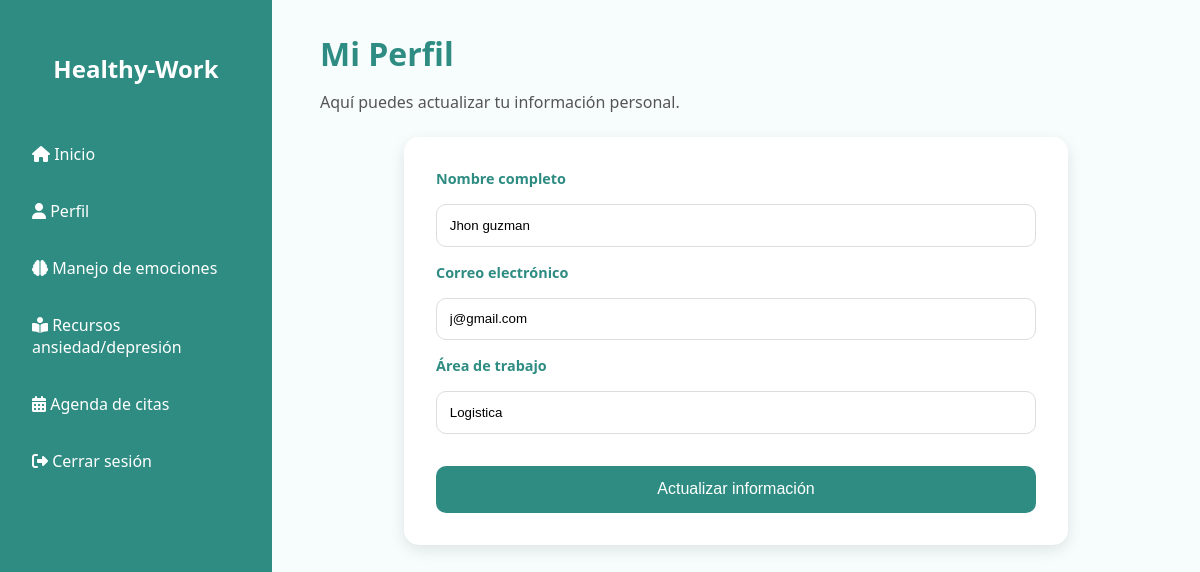
The app's page /perfil (signed in) with its own data.
### tables this page shows
CREATE TABLE usuarios (
    id INTEGER PRIMARY KEY AUTOINCREMENT,
    nombre TEXT NOT NULL,
    email TEXT UNIQUE NOT NULL,
    password TEXT NOT NULL,
    area TEXT
);

### app.py (the view, shortened to what this page needs)
@app.route("/perfil", methods=["GET", "POST"])
def perfil():
    if "user_id" not in session:
        return redirect(url_for("login"))
    conn = get_db()
    user = conn.execute(
        "SELECT * FROM usuarios WHERE id = ?",
        (session["user_id"],)
    ).fetchone()
    conn.close()
    return render_template("perfil.html", user=user)

### app.py (called while the page is built)
def get_db():
    conn = sqlite3.connect("instance/healthy.db")
    conn.row_factory = sqlite3.Row
    return conn

### templates/perfil.html (shortened to what this page needs)
<!DOCTYPE html>
<html lang="es">
<head>
  <link rel="stylesheet" href="{{ url_for('static', filename='styles.css') }}">
  <link rel="stylesheet" href="https://cdnjs.cloudflare.com/ajax/libs/font-awesome/6.5.1/css/all.min.css" />
</head>
<body>
  <div class="dashboard-container">
    <aside class="sidebar">
        <h2>Healthy-Work</h2>
        <nav>
            <ul>
                <li>
                    <a href="{{ url_for('dashboard') }}"
                       {% if request.endpoint == 'dashboard' %}class="active"{% endif %}>
                        <i class="fas fa-home sidebar-icon"></i>
                        Inicio
                    </a>
                </li>
                <li>
                    <a href="{{ url_for('perfil') }}"
                       {% if request.endpoint == 'perfil' %}class="active"{% endif %}>
                        <i class="fas fa-user sidebar-icon"></i>
                        Perfil
                    </a>
                </li>
                <li>
                    <a href="{{ url_for('emociones') }}"
                       {% if request.endpoint == 'emociones' %}class="active"{% endif %}>
                        <i class="fas fa-brain sidebar-icon"></i>
                        Manejo de emociones
                    </a>
                </li>
                <li>
                    <a href="{{ url_for('recursos') }}"
                       {% if request.endpoint == 'recursos' %}class="active"{% endif %}>
                        <i class="fas fa-book-reader sidebar-icon"></i>
                        Recursos ansiedad/depresión
                    </a>
                </li>
                <li>
                    <a href="{{ url_for('agenda') }}"
                       {% if request.endpoint == 'agenda' %}class="active"{% endif %}>
                        <i class="fas fa-calendar-alt sidebar-icon"></i>
                        Agenda de citas
                    </a>
                </li>
                <li>
                    <a href="{{ url_for('login') }}">
                        <i class="fas fa-sign-out-alt sidebar-icon"></i>
                        Cerrar sesión
                    </a>
                </li>
            </ul>
        </nav>
    </aside>
    <main class="main-content">
      <header>
        <h1>Mi Perfil</h1>
        <p>Aquí puedes actualizar tu información personal.</p>
      </header>
      <section class="profile-section">
        <form method="POST" class="profile-form">
          <label for="name">Nombre completo</label>
          <input type="text" id="name" name="name"
                 value="{{ user['nombre'] }}" required>
          <label for="email">Correo electrónico</label>
          <input type="email" id="email" name="email"
                 value="{{ user['email'] }}" required>
          <label for="area">Área de trabajo</label>
          <input type="text" id="area" name="area"
                 value="{{ user['area'] }}" required>
          <button type="submit" class="btn">Actualizar información</button>
        </form>
      </section>
    </main>
  </div>
</body>
</html>

### static/styles.css (style rules this page uses)
body { margin: 0; padding: 0; font-family: "Segoe UI", sans-serif; background: #F7FDFC; color: #333; }
.btn { display: inline-block; background: #2E8C82; color: white; padding: 0.7rem 1.2rem; border-radius: 10px; text-align: center; border: none; cursor: pointer; transition: 0.2s; }
.dashboard-container { display: flex; height: 100vh; }
.sidebar { width: 240px; background: #2E8C82; color: white; padding: 2rem 1rem; display: flex; flex-direction: column; }
.sidebar h2 { text-align: center; margin-bottom: 2rem; }
.sidebar ul { list-style: none; padding: 0; }
.sidebar li { margin: 1rem 0; }
.sidebar a { color: white; text-decoration: none; padding: 0.6rem 1rem; display: block; border-radius: 8px; transition: background 0.2s; }
.main-content { flex: 1; padding: 2rem 3rem; overflow-y: auto; }
header h1 { margin: 0; color: #2E8C82; }
header p { margin-bottom: 1.5rem; color: #555; }
.profile-section { background: white; padding: 2rem; border-radius: 15px; box-shadow: 0 5px 15px rgba(0,0,0,0.1); max-width: 600px; margin: auto; }
.profile-form { display: flex; flex-direction: column; gap: 1rem; }
.profile-form label { font-size: 0.9rem; font-weight: 600; color: #2E8C82; }
.profile-form input { padding: 0.8rem; border: 1px solid #ddd; border-radius: 10px; outline: none; }
.profile-form button { grid-column: span 2; padding: 0.9rem; margin-top: 1rem; background: #2E8C82; border-radius: 10px; border: none; color: white; cursor: pointer; font-size: 1rem; transition: 0.2s; }

### records on screen
usuarios: name "Jhon guzman", email "j@gmail.com", area "Logistica"
